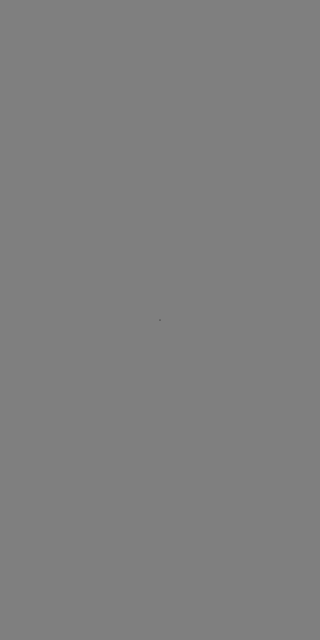
Frame 1 (no input)
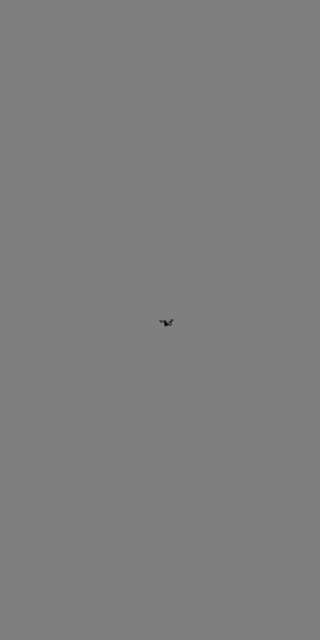
Frame 60 (no input)
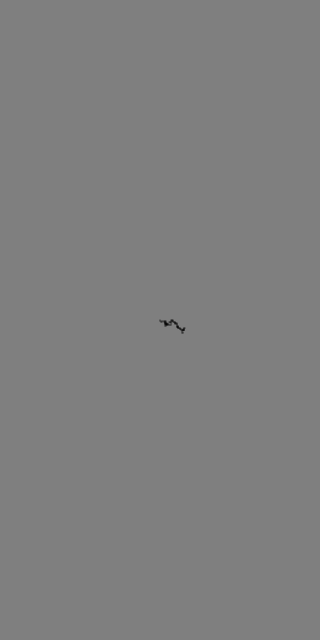
Frame 120 (the mouse pressed at the canvas centre since frame 60)

The p5.js sketch that drew these frames (run headless with seeded random() and noise() and a simulated clock; from frame 60 on, the mouse is pressed at the canvas centre):

// p5.js sketch
// ── sketch.js
var walker; 

function setup() {
  createCanvas(320,640); 
  background(127);
  walker = new Walker();
}

//LOOPS AND EXECUTES WALKER FUNCTIONS
function draw() {
  walker.render();
  walker.step();
}

//WALKER CLASS
function Walker() {
  this.x = width/2;
  this.y = height/2;

  //DRAWS POINT ON CANVAS
  this.render = function(){
    stroke(0);
    point(this.x,this.y);
  };

  //RANDOMLY CHANGES POINT X/Y COORDINATES
  this.step = function(){
    
    //40% chance of moving right
    //20% chance moving in other directions
    var r = random(1);

    if(r < 0.4) {
      this.x ++;
    }
    else if(r < 0.6){
      this.x--;
    }
    else if(r < 0.8){
      this.y++;
    }
    else{
      this.y--;
    }

    //Restricts point's x and y to the canvas
    this.x = constrain(this.x, 0, width);
    this.y = constrain(this.y, 0, height);

  };
}
